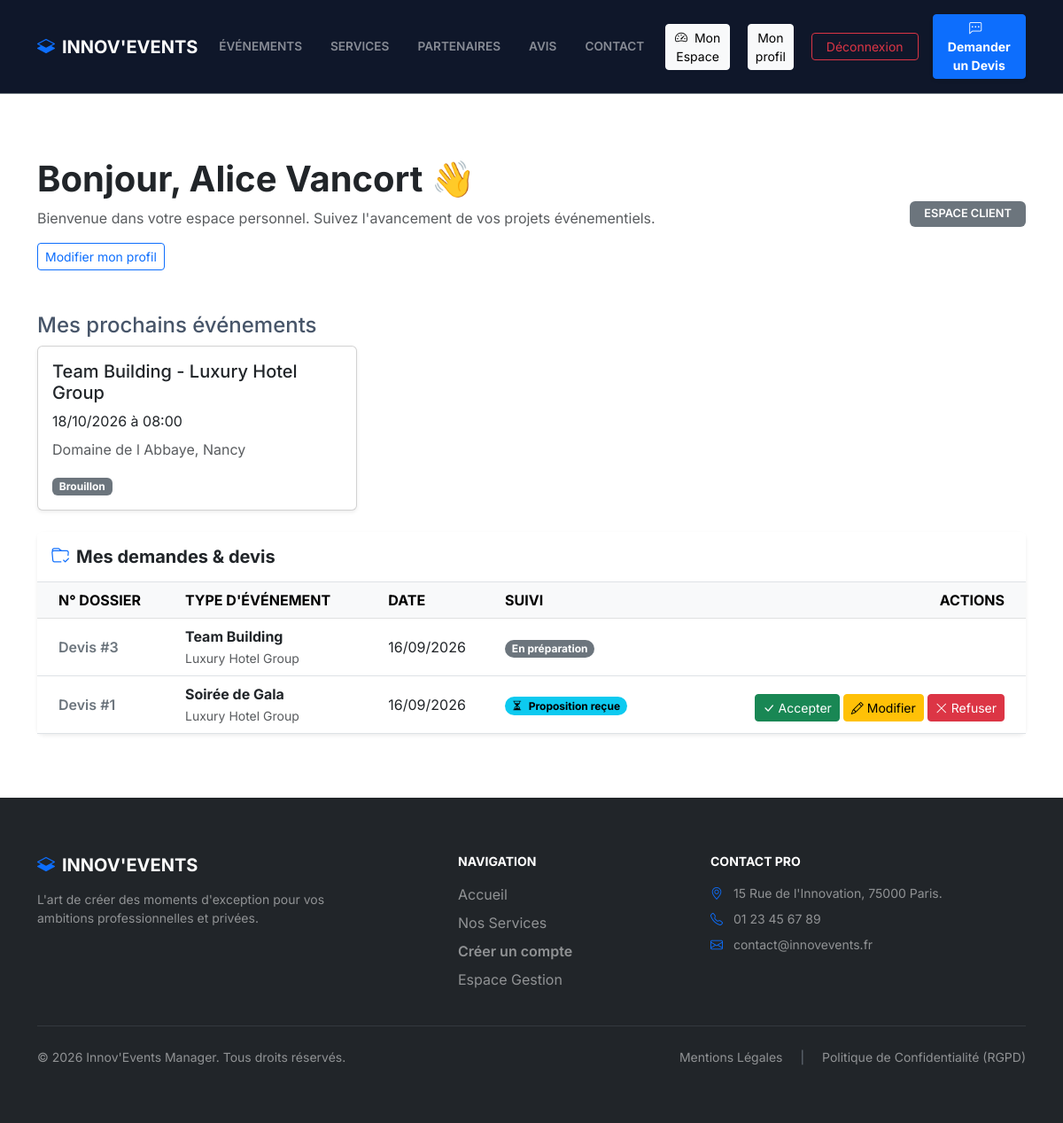
The page /index.php?action=client_dashboard (signed in) on the database its author committed.
### tables this page shows
CREATE TABLE events (
id INT AUTO_INCREMENT PRIMARY KEY,
client_id INT NOT NULL,
company_id INT NULL,
title VARCHAR(255) NOT NULL,
description TEXT NULL,
start_date DATETIME NOT NULL,
end_date DATETIME NULL,
location VARCHAR(255) NOT NULL,
event_type VARCHAR(100) NOT NULL DEFAULT 'Autre',
theme VARCHAR(100) NULL,
estimated_participants INT NULL,
image_path VARCHAR(255) NULL,
status VARCHAR(50) NOT NULL DEFAULT 'brouillon',
is_published TINYINT(1) NOT NULL DEFAULT 0,
publication_consent_at DATETIME NULL,
publication_consent_by INT NULL COMMENT 'Identifiant historique de l administrateur attestant l accord client',
created_at TIMESTAMP DEFAULT CURRENT_TIMESTAMP,
CONSTRAINT fk_events_client
FOREIGN KEY (client_id) REFERENCES users(id)
ON DELETE CASCADE ON UPDATE CASCADE,
CONSTRAINT fk_events_company
FOREIGN KEY (company_id) REFERENCES companies(id)
ON DELETE CASCADE ON UPDATE CASCADE
);

CREATE TABLE devis (
id_devis INT AUTO_INCREMENT PRIMARY KEY,
revision INT NOT NULL DEFAULT 1,
change_reason TEXT NULL,
id_prospect INT NOT NULL,
event_id INT NULL,
reference_pdf VARCHAR(255) NOT NULL,
montant_ht DECIMAL(10, 2) NOT NULL DEFAULT 0.00,
tva DECIMAL(10, 2) NOT NULL DEFAULT 0.00,
status VARCHAR(50) NOT NULL DEFAULT 'brouillon',
date_creation DATETIME DEFAULT CURRENT_TIMESTAMP,
CONSTRAINT fk_devis_prospect
FOREIGN KEY (id_prospect) REFERENCES prospects(id)
ON DELETE CASCADE ON UPDATE CASCADE
);

CREATE TABLE prospects (
id INT AUTO_INCREMENT PRIMARY KEY,
user_id INT NULL,
company_id INT NULL,
company_name VARCHAR(255) NOT NULL,
contact_name VARCHAR(255) NOT NULL,
email VARCHAR(255) NOT NULL,
phone VARCHAR(50) NOT NULL,
event_type VARCHAR(100) NOT NULL,
event_date DATE NULL,
location VARCHAR(255) NULL,
estimated_participants INT NULL,
budget DECIMAL(10, 2) NULL,
description TEXT NULL,
rejection_reason TEXT NULL,
status VARCHAR(50) NOT NULL DEFAULT 'à contacter',
created_at TIMESTAMP DEFAULT CURRENT_TIMESTAMP,
CONSTRAINT fk_prospects_user
FOREIGN KEY (user_id) REFERENCES users(id)
ON DELETE CASCADE ON UPDATE CASCADE,
CONSTRAINT fk_prospects_company
FOREIGN KEY (company_id) REFERENCES companies(id)
ON DELETE CASCADE ON UPDATE CASCADE
);

### src/views/client/dashboard.php (the view, shortened to what the rows shown need)
<?php
require __DIR__ . '/../partials/header.php';
?>
    <main class="container my-5 py-4">
        <div class="row mb-5">
            <div class="col-10">
                <h1 class="fw-bold text-dark">
                    Bonjour, <?= htmlspecialchars($clientName ?? 'Client', ENT_QUOTES, 'UTF-8'); ?> 👋
                </h1>
            </div>
        </div>
        <section class="mb-4" aria-labelledby="upcoming-heading">
            <h2 id="upcoming-heading" class="h4">Mes prochains événements</h2>
            <?php if (empty($upcomingEvents)): ?>
                <p class="text-muted">Aucun événement à venir pour le moment.</p>
            <?php else: ?>
                <div class="row g-3">
                    <?php foreach ($upcomingEvents as $event): ?>
                        <div class="col-md-4">
                            <article class="card h-100 shadow-sm">
                                <div class="card-body">
                                    <h3 class="h5"><?= htmlspecialchars($event['title'], ENT_QUOTES, 'UTF-8') ?></h3>
                                    <p class="mb-2">
                                        <time datetime="<?= htmlspecialchars(str_replace(' ', 'T', $event['start_date']), ENT_QUOTES, 'UTF-8') ?>"><?= date('d/m/Y à H:i', strtotime($event['start_date'])) ?></time>
                                    </p>
                                    <p class="text-muted"><?= htmlspecialchars($event['location'], ENT_QUOTES, 'UTF-8') ?></p>
                                    <span class="badge text-bg-secondary"><?= htmlspecialchars(Event::STATUS_LABELS[Event::normalizeStatus($event['status'])] ?? $event['status'], ENT_QUOTES, 'UTF-8') ?></span>
                                </div>
                            </article>
                        </div>
                    <?php endforeach; ?>
                </div>
            <?php endif; ?>
        </section>
        <div class="row g-4">
            <div class="col-lg-12">
                <div class="card shadow-sm border-0 rounded-3">
                    <div class="card-header bg-white border-bottom py-3">
                        <h2 class="card-title h5 fw-bold mb-0 text-dark">
                            <i class="bi bi-folder-check text-primary me-2" aria-hidden="true"></i>Mes demandes & devis
                        </h2>
                    </div>
                    <div class="card-body p-0">
                        <?php if (empty($myQuotes)): ?>
                            <div class="text-center py-5">
                                <i class="bi bi-chat-left-text text-muted fs-1" aria-hidden="true"></i>
                                <p class="mt-3 text-muted mb-0">Vous n'avez pas encore de devis ou de dossier enregistré.</p>
                            </div>
                        <?php else: ?>
                            <div class="table-responsive">
                                <table class="table table-hover align-middle mb-0" aria-label="Liste de vos devis">
                                    <thead class="table-light text-uppercase fs-7">
                                    <tr>
                                        <th scope="col" class="ps-4">N° Dossier</th>
                                        <th scope="col">Type d'Événement</th>
                                        <th scope="col">Date</th>
                                        <th scope="col">Suivi</th>
                                        <th scope="col" class="text-end pe-4">Actions</th>
                                    </tr>
                                    </thead>
                                    <tbody>
                                    <?php foreach ($myQuotes as $quote): ?>
                                        <?php
                                        $st = strtolower($quote['status'] ?? 'brouillon');
                                        $hasQuote = !empty($quote['id_devis']);
                                        $quoteUniqueId = (int)($quote['id_devis'] ?? $quote['prospect_id'] ?? $quote['id'] ?? 0);
                                        ?>
                                        <tr>
                                            <td class="ps-4 fw-semibold text-secondary">
                                                <?= $hasQuote ? 'Devis' : 'Demande' ?> #<?= $quoteUniqueId; ?>
                                            </td>
                                            <td>
                                                <span class="fw-bold text-dark"><?= htmlspecialchars($quote['event_type'] ?? '', ENT_QUOTES, 'UTF-8'); ?></span>
                                                <br>
                                                <small class="text-muted"><?= htmlspecialchars($quote['company_name'] ?? '', ENT_QUOTES, 'UTF-8'); ?></small>
                                            </td>
                                            <td>
                                                <?= !empty($quote['created_at']) ? date('d/m/Y', strtotime($quote['created_at'])) : date('d/m/Y'); ?>
                                            </td>
                                            <td>
                                                <?php if (!$hasQuote): ?>
                                                    <span class="badge text-bg-secondary"><?= htmlspecialchars(match ($st) {
                                                        'à contacter' => 'Demande reçue',
                                                        'en attente' => 'En cours de qualification',
                                                        'échoué' => 'Demande non retenue',
                                                        'converti' => 'Projet créé',
                                                        default => ucfirst($st),
                                                    }, ENT_QUOTES, 'UTF-8') ?></span>
                                                    <?php if ($st === 'échoué' && !empty($quote['rejection_reason'])): ?>
                                                        <p class="small mt-2 mb-0"><?= nl2br(htmlspecialchars($quote['rejection_reason'], ENT_QUOTES, 'UTF-8')) ?></p>
                                                    <?php endif; ?>
                                                <?php elseif (in_array($st, ['étude côté client', 'devis envoyé'], true)): ?>
                                                    <span class="badge text-bg-info px-2.5 py-1.5 rounded-pill">
                                                    <i class="bi bi-hourglass-split me-1" aria-hidden="true"></i> Proposition reçue
                                                </span>
                                                <?php elseif ($st === 'accepté'): ?>
                                                    <span class="badge text-bg-success px-2.5 py-1.5 rounded-pill">
                                                    <i class="bi bi-check-circle-fill me-1" aria-hidden="true"></i> Validé
                                                </span>
                                                <?php elseif ($st === 'modification'): ?>
                                                    <span class="badge text-bg-warning px-2.5 py-1.5 rounded-pill">
                                                    <i class="bi bi-pencil me-1" aria-hidden="true"></i> Modification demandée
                                                </span>
                                                <?php elseif ($st === 'refusé'): ?>
                                                    <span class="badge text-bg-danger px-2.5 py-1.5 rounded-pill">
                                                    <i class="bi bi-x-circle me-1" aria-hidden="true"></i> Refusé
                                                </span>
                                                <?php else: ?>
                                                    <span class="badge text-bg-secondary px-2.5 py-1.5 rounded-pill">
                                                    En préparation
                                                </span>
                                                <?php endif; ?>
                                            </td>
                                            <td class="text-end pe-4">
                                                <?php if ($hasQuote && in_array($st, ['étude côté client', 'devis envoyé'], true)): ?>
                                                    <div class="mt-2 d-flex justify-content-end gap-1">
                                                        <form action="index.php?action=respond_to_quote" method="POST" class="d-inline">
                                                            <button type="submit" name="quote_action" value="accept" class="btn btn-success btn-sm"
                                                                    onclick="return confirm('En acceptant ce devis, vous validez la prestation et engagez le projet. Confirmer ?');">
                                                                <i class="bi bi-check-lg" aria-hidden="true"></i> Accepter
                                                            </button>
                                                        </form>
                                                        <button type="button" class="btn btn-warning btn-sm"
                                                                data-bs-toggle="collapse"
                                                                data-bs-target="#modiffForm<?= $quoteUniqueId; ?>"
                                                                aria-expanded="false"
                                                                aria-controls="modiffForm<?= $quoteUniqueId; ?>">
                                                            <i class="bi bi-pencil" aria-hidden="true"></i> Modifier
                                                        </button>
                                                        <form action="index.php?action=respond_to_quote" method="POST" class="d-inline">
                                                            <button type="submit" name="quote_action" value="reject" class="btn btn-danger btn-sm"
                                                                    onclick="return confirm('Confirmez-vous le refus définitif de ce devis ?');">
                                                                <i class="bi bi-x-lg" aria-hidden="true"></i> Refuser
                                                            </button>
                                                        </form>
                                                    </div>
                                                <?php endif; ?>
                                            </td>
                                        </tr>
                                    <?php endforeach; ?>
                                    </tbody>
                                </table>
                            </div>
                        <?php endif; ?>
                    </div>
                </div>
            </div>
        </div>
    </main>
<?php
require __DIR__ . '/../partials/footer.php';
?>

### rows shown on the page
events: title "Team Building - Luxury Hotel Group", start_date "18/10/2026 à 08:00", location "Domaine de l Abbaye, Nancy", status "Brouillon"
devis: shows "Devis", id_devis "3", id_prospect.event_type "Team Building", id_prospect.company_name "Luxury Hotel Group", id_prospect.created_at "16/09/2026", shows "En préparation"
devis: shows "Devis", id_devis "1", id_prospect.event_type "Soirée de Gala", id_prospect.company_name "Luxury Hotel Group", id_prospect.created_at "16/09/2026", shows "Proposition reçue"

### other values the page prints
$clientName "Alice Vancort"
